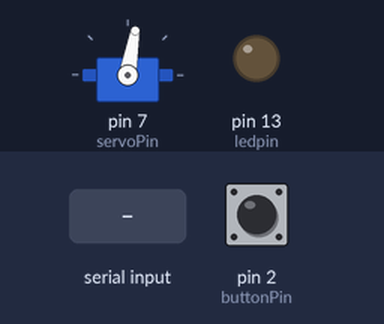
Recording of a sketch running on a simulated Arduino Uno, built with avr-gcc and run on an emulated ATmega328P. On the bench: servo, output pins drawn as LEDs (lit = HIGH). The inputs (shaded band) are chosen by the test bench; at power-on: pin 2 (buttonPin) LOW.

Above: at 1.2 s.
1.3 s: pin 2 (buttonPin) pulled HIGH for 0.15 s
3.1 s: "1" received over the second serial link
4.9 s: pin 2 (buttonPin) pulled HIGH for 1 s
At 5.35 s:
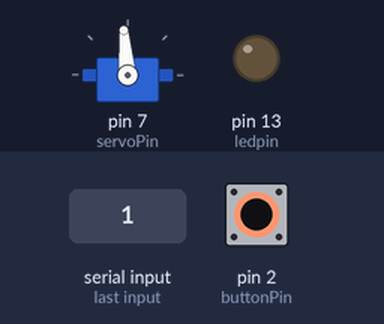
Timing chart, 0 to 7.9 s (numbered marks = the images above; inputs shaded):
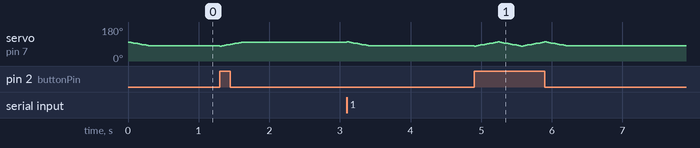

The sketch:

buttonServo.ino
```cpp
#include <SoftwareSerial.h>       // import the serial library
#include <Servo.h>                // import the servo library

SoftwareSerial blueTooth(10, 11); // RX, TX
Servo myservo;                    // creates a servo object? not sure part of the sorce code for using servos
const int ledpin=13;              // led on D13 will show blink on / off
const int buttonPin=2;            // button attatched to pin 2
const int servoPin=7;             // servo attatched to pin 7
const int locked = 100;           // position of servo when door is locked
const int unlocked = 80;          // position of servo when door is unlocked
boolean unlock = false;           // is it time to unlock the door?
boolean blueYes = false;          // did the bluetooth device say to acctuate the lock
int pos = locked;                 // initalizes the position of the servo to the locked position


void setup() {
   blueTooth.begin(9600);         // set the data rate for the SoftwareSerial port
   pinMode(ledpin,OUTPUT);        // sets the light on the aruino to be an output, isnt used right now
   pinMode(buttonPin, INPUT);     // sets the button's pin number to take input
   myservo.attach(servoPin);      // attatches a servo to the servo pin so it can be controlled
}

void loop() {
   if (blueTooth.available()) {                      // if info arrived from blueTooth device
      if (blueTooth.read()=='1') {                   // if that info was '1'
         blueYes = true;                             // it's time to lock or unlock the door
      }
   }
   if (digitalRead(buttonPin)==HIGH || blueYes) {      // if the button is being pressed or the bluetooth device told us to open
      if (unlock) {                                  // and if unlock is already true
         unlock = false;                             // set unlock to false
      }
      else {                                         // if its not true
         unlock = true;                              // it is now
      }
      blueYes = false;                                 // this is back to false
   }
   while(pos <= locked && unlock){                   // while position is less than the locked position and unlock is true
      myservo.write(pos);                            // tell servo to go to position in variable 'pos'
      delay(15);                                     // waits 15ms for the servo to reach the position
      pos++;                                         // increment the position
   }
   while(pos>=unlocked && !unlock){                  // while the position is greater than the unlocked position and unlock is false
      myservo.write(pos);                            // tell servo to go to position in variable 'pos'
      delay(15);                                     // waits 15ms for the servo to reach the position
      pos--;                                         // increment the position
   }
}
```
